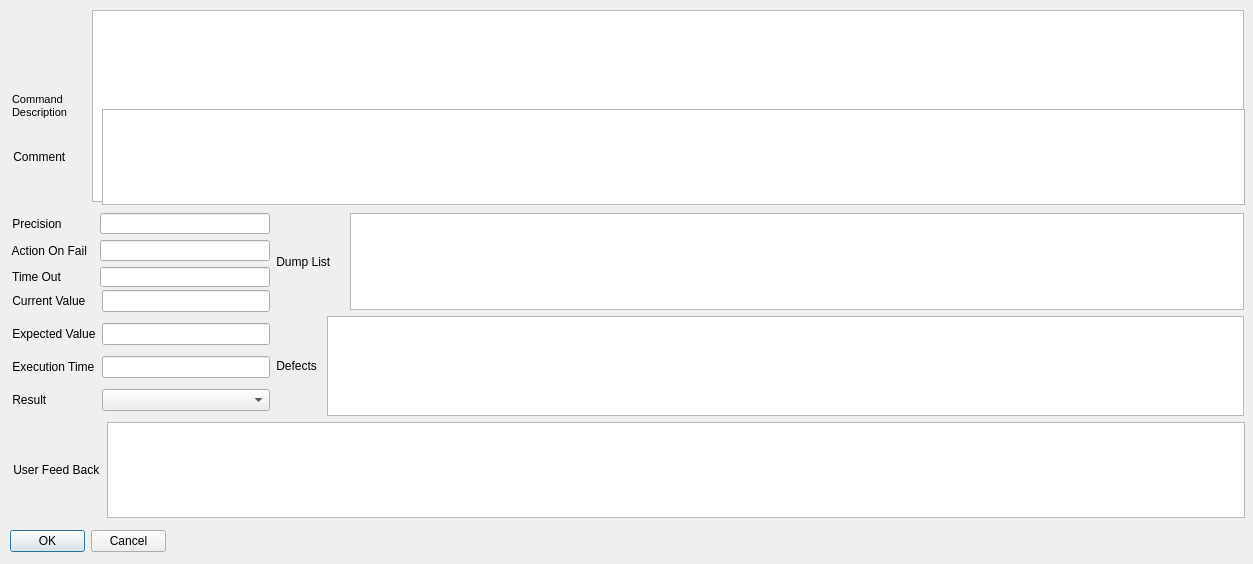
<?xml version="1.0" encoding="UTF-8"?>
<ui version="4.0">
 <class>GTALogResultTVRowEditor</class>
 <widget class="QWidget" name="GTALogResultTVRowEditor">
  <property name="geometry">
   <rect>
    <x>0</x>
    <y>0</y>
    <width>1253</width>
    <height>564</height>
   </rect>
  </property>
  <property name="sizePolicy">
   <sizepolicy hsizetype="Fixed" vsizetype="Fixed">
    <horstretch>0</horstretch>
    <verstretch>0</verstretch>
   </sizepolicy>
  </property>
  <property name="windowTitle">
   <string>Edit Result Attributes</string>
  </property>
  <widget class="QDialogButtonBox" name="buttonBox">
   <property name="geometry">
    <rect>
     <x>10</x>
     <y>530</y>
     <width>156</width>
     <height>23</height>
    </rect>
   </property>
   <property name="orientation">
    <enum>Qt::Horizontal</enum>
   </property>
   <property name="standardButtons">
    <set>QDialogButtonBox::Cancel|QDialogButtonBox::Ok</set>
   </property>
  </widget>
  <widget class="QWidget" name="layoutWidget1">
   <property name="geometry">
    <rect>
     <x>273</x>
     <y>316</y>
     <width>971</width>
     <height>100</height>
    </rect>
   </property>
   <layout class="QHBoxLayout" name="horizontalLayout_3">
    <item>
     <widget class="QLabel" name="label_10">
      <property name="text">
       <string> Defects </string>
      </property>
     </widget>
    </item>
    <item>
     <widget class="QTextEdit" name="DefectsLE"/>
    </item>
   </layout>
  </widget>
  <widget class="QWidget" name="layoutWidget2">
   <property name="geometry">
    <rect>
     <x>9</x>
     <y>9</y>
     <width>1235</width>
     <height>194</height>
    </rect>
   </property>
   <layout class="QHBoxLayout" name="horizontalLayout_5">
    <item>
     <widget class="QLabel" name="ActionLabel">
      <property name="text">
       <string>&lt;!DOCTYPE HTML PUBLIC &quot;-//W3C//DTD HTML 4.0//EN&quot; &quot;http://www.w3.org/TR/REC-html40/strict.dtd&quot;&gt;
&lt;html&gt;&lt;head&gt;&lt;meta name=&quot;qrichtext&quot; content=&quot;1&quot; /&gt;&lt;style type=&quot;text/css&quot;&gt;
p, li { white-space: pre-wrap; }
&lt;/style&gt;&lt;/head&gt;&lt;body style=&quot; font-family:'MS Shell Dlg 2'; font-size:8.25pt; font-weight:400; font-style:normal;&quot;&gt;
&lt;p style=&quot; margin-top:0px; margin-bottom:0px; margin-left:0px; margin-right:0px; -qt-block-indent:0; text-indent:0px;&quot;&gt;&lt;span style=&quot; font-size:8pt;&quot;&gt; Command&lt;/span&gt;&lt;/p&gt;
&lt;p style=&quot; margin-top:0px; margin-bottom:0px; margin-left:0px; margin-right:0px; -qt-block-indent:0; text-indent:0px;&quot;&gt;&lt;span style=&quot; font-size:8pt;&quot;&gt; Description      &lt;/span&gt;&lt;/p&gt;&lt;/body&gt;&lt;/html&gt;</string>
      </property>
     </widget>
    </item>
    <item>
     <widget class="QTextEdit" name="ActionLE">
      <property name="sizePolicy">
       <sizepolicy hsizetype="Expanding" vsizetype="Fixed">
        <horstretch>0</horstretch>
        <verstretch>0</verstretch>
       </sizepolicy>
      </property>
      <property name="readOnly">
       <bool>true</bool>
      </property>
     </widget>
    </item>
   </layout>
  </widget>
  <widget class="QWidget" name="layoutWidget3">
   <property name="geometry">
    <rect>
     <x>10</x>
     <y>109</y>
     <width>1235</width>
     <height>96</height>
    </rect>
   </property>
   <layout class="QHBoxLayout" name="horizontalLayout_4">
    <item>
     <widget class="QLabel" name="label_5">
      <property name="text">
       <string> Comment         </string>
      </property>
     </widget>
    </item>
    <item>
     <widget class="QTextEdit" name="CommentLE">
      <property name="readOnly">
       <bool>true</bool>
      </property>
     </widget>
    </item>
   </layout>
  </widget>
  <widget class="QWidget" name="layoutWidget4">
   <property name="geometry">
    <rect>
     <x>9</x>
     <y>213</y>
     <width>261</width>
     <height>74</height>
    </rect>
   </property>
   <layout class="QGridLayout" name="gridLayout">
    <item row="0" column="0">
     <widget class="QLabel" name="label_4">
      <property name="text">
       <string> Precision   </string>
      </property>
     </widget>
    </item>
    <item row="0" column="1">
     <widget class="QLineEdit" name="PrecisionLE">
      <property name="readOnly">
       <bool>true</bool>
      </property>
     </widget>
    </item>
    <item row="1" column="0">
     <widget class="QLabel" name="ActionOnFailLabel">
      <property name="text">
       <string> Action On Fail  </string>
      </property>
     </widget>
    </item>
    <item row="1" column="1">
     <widget class="QLineEdit" name="ActionOnFailLE">
      <property name="readOnly">
       <bool>true</bool>
      </property>
     </widget>
    </item>
    <item row="2" column="0">
     <widget class="QLabel" name="label_3">
      <property name="text">
       <string> Time Out</string>
      </property>
     </widget>
    </item>
    <item row="2" column="1">
     <widget class="QLineEdit" name="TimeOutLE">
      <property name="readOnly">
       <bool>true</bool>
      </property>
     </widget>
    </item>
   </layout>
  </widget>
  <widget class="QWidget" name="layoutWidget5">
   <property name="geometry">
    <rect>
     <x>273</x>
     <y>213</y>
     <width>971</width>
     <height>97</height>
    </rect>
   </property>
   <layout class="QHBoxLayout" name="horizontalLayout_2">
    <item>
     <widget class="QLabel" name="label_9">
      <property name="text">
       <string> Dump List    </string>
      </property>
     </widget>
    </item>
    <item>
     <widget class="QTextEdit" name="DumpListLE">
      <property name="readOnly">
       <bool>true</bool>
      </property>
     </widget>
    </item>
   </layout>
  </widget>
  <widget class="QWidget" name="layoutWidget6">
   <property name="geometry">
    <rect>
     <x>9</x>
     <y>285</y>
     <width>261</width>
     <height>131</height>
    </rect>
   </property>
   <layout class="QGridLayout" name="gridLayout_2">
    <item row="0" column="0">
     <widget class="QLabel" name="label_7">
      <property name="text">
       <string> Current Value</string>
      </property>
     </widget>
    </item>
    <item row="0" column="1">
     <widget class="QLineEdit" name="CurrentValueLE">
      <property name="readOnly">
       <bool>true</bool>
      </property>
     </widget>
    </item>
    <item row="1" column="0">
     <widget class="QLabel" name="label_8">
      <property name="text">
       <string> Expected Value</string>
      </property>
     </widget>
    </item>
    <item row="1" column="1">
     <widget class="QLineEdit" name="ExpectedValueLE">
      <property name="readOnly">
       <bool>true</bool>
      </property>
     </widget>
    </item>
    <item row="2" column="0">
     <widget class="QLabel" name="label_12">
      <property name="text">
       <string> Execution Time</string>
      </property>
     </widget>
    </item>
    <item row="2" column="1">
     <widget class="QLineEdit" name="ExecutionTimeLE">
      <property name="readOnly">
       <bool>true</bool>
      </property>
     </widget>
    </item>
    <item row="3" column="0">
     <widget class="QLabel" name="label_6">
      <property name="text">
       <string> Result</string>
      </property>
     </widget>
    </item>
    <item row="3" column="1">
     <widget class="QComboBox" name="ResultCB"/>
    </item>
   </layout>
  </widget>
  <widget class="QWidget" name="layoutWidget7">
   <property name="geometry">
    <rect>
     <x>10</x>
     <y>422</y>
     <width>1235</width>
     <height>96</height>
    </rect>
   </property>
   <layout class="QHBoxLayout" name="horizontalLayout_6">
    <item>
     <widget class="QLabel" name="label_11">
      <property name="text">
       <string> User Feed Back</string>
      </property>
     </widget>
    </item>
    <item>
     <widget class="QPlainTextEdit" name="UserFeedBackPTE"/>
    </item>
   </layout>
  </widget>
 </widget>
 <resources/>
 <connections>
  <connection>
   <sender>buttonBox</sender>
   <signal>accepted()</signal>
   <receiver>GTALogResultTVRowEditor</receiver>
   <slot>accept()</slot>
   <hints>
    <hint type="sourcelabel">
     <x>248</x>
     <y>254</y>
    </hint>
    <hint type="destinationlabel">
     <x>157</x>
     <y>274</y>
    </hint>
   </hints>
  </connection>
  <connection>
   <sender>buttonBox</sender>
   <signal>rejected()</signal>
   <receiver>GTALogResultTVRowEditor</receiver>
   <slot>reject()</slot>
   <hints>
    <hint type="sourcelabel">
     <x>316</x>
     <y>260</y>
    </hint>
    <hint type="destinationlabel">
     <x>286</x>
     <y>274</y>
    </hint>
   </hints>
  </connection>
 </connections>
</ui>
